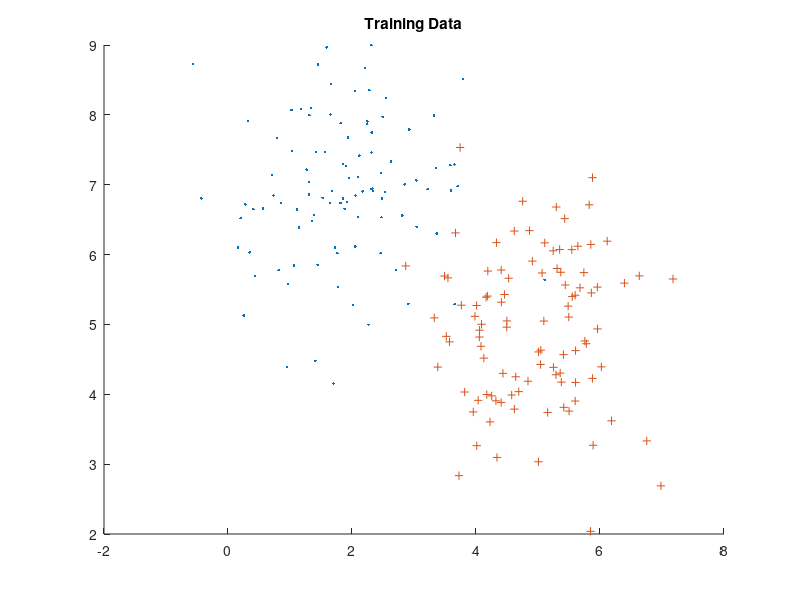
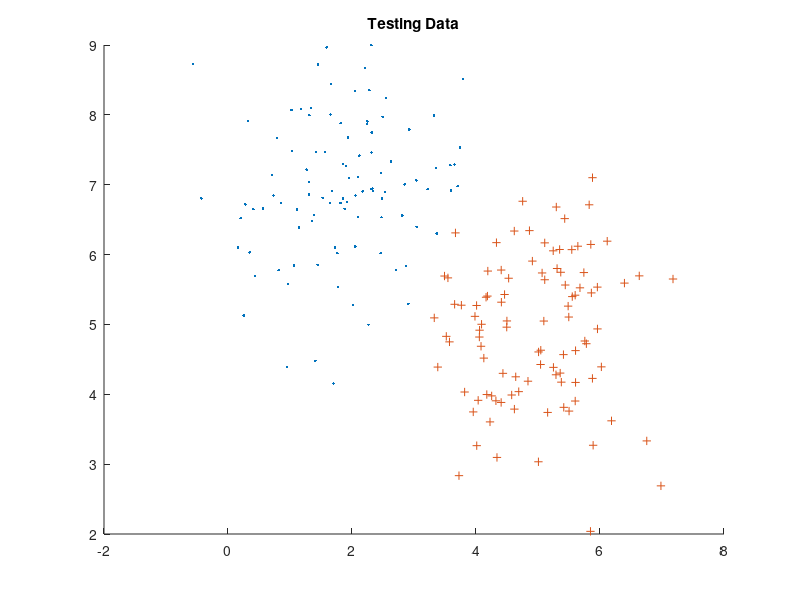

The MATLAB source for these figures, in order: (Note: this script raises an error after producing the figures.)
clear all; clc;
X= mvnrnd([2 7], [1 0; 0 1], 100); %OG data
Y = mvnrnd([5 5], [1 0;0 1], 100);

figure
hold on
plot(X(:,1),X(:,2),'.'); %plot
plot(Y(:,1),Y(:,2),'+');
title('Training Data');
hold off

theta = [0;0;0];

z = vertcat(X,Y);
[rowsZ colsZ] = size(z);
z1 = z(:,1);
z2 = z(:,2);

cost = 1;

alpha = 0.00005;

sum = [0;0;0];

W1 = [];
W2 = [];
count =0;
costs=[];
deltacost = 1;
while abs(deltacost) > 0.001
    cost = 0;
    sum = [0;0;0];
    for i = 1:rowsZ
        
        x = [1;z1(i);z2(i)];
        h = (1/(1+exp(-(theta'*x))));
        
        if(i < 101)
            y = 0;
            cost = cost + (-log(1-h));
            sum = sum + (h-y)*x;
            
        elseif(i >= 101)
            y =1;
            cost = cost + (-log(h));
            sum = sum+ (h-y)*x;
            
        end
    end
    if count > 0
        deltacost = costs(length(costs)) - cost;
    else 
        deltacost = abs(cost);
    end
    theta = theta - alpha * sum;
    count = count+1;
    costs = [costs cost];
end
disp(theta);

countw1 = 0;
countw2 = 0;

for j = 1:length(z)
    
    x = [1;z1(j);z2(j)];
    h = (1/(1+exp(-(theta'*x))));
    
    if (h < 0.5)
        W1 = [W1;z(j,1) z(j,2)];
        countw1 = countw1 + 1;
    elseif( h > 0.5)
        W2 = [W2;z(j,1) z(j,2)];
        countw2 = countw2 + 1;
    end
end

figure
hold on
plot(W1(:,1),W1(:,2),'.'); %plot
plot(W2(:,1),W2(:,2),'+');
title('Testing Data');
hold off


B = mnrfit(X,Y); %test matlab on data
disp(B);
disp(countw1);
disp(countw2);

BW1 = [];
BW2 = [];

for j = 1:length(z)
    
    x = [1;z1(j);z2(j)];
    h = (1/(1+exp(-(B'*x))));
    
    if (h < 0.5)
        BW1 = [BW1;z(j,1) z(j,2)];
        countw1 = countw1 + 1;
    elseif( h > 0.5)
        BW2 = [BW2;z(j,1) z(j,2)];
        countw2 = countw2 + 1;
    end
end


figure
hold on
plot(BW1(:,1),BW1(:,2),'.'); %plot
plot(BW2(:,1),BW2(:,2),'+');
title('MNRfit Testing Data');
hold off
